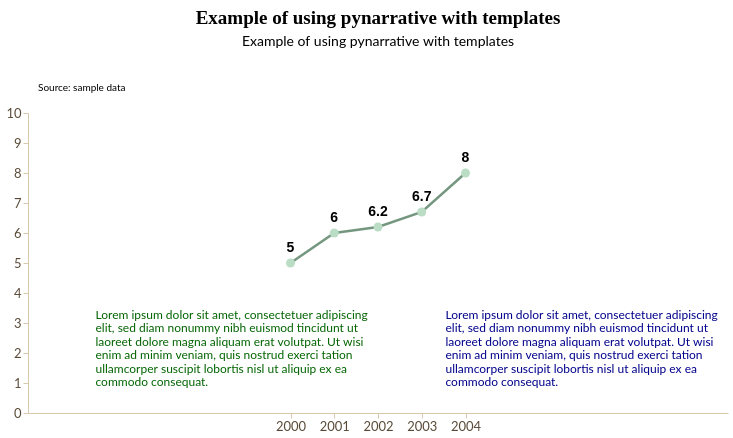

The code cell stored with this chart in its notebook:
### Markdown cell above
Data story with **line chart**

### Code cell
story = (
    pn.Story(
    #Builing the Story class object
        data = year_value,
        width = 700,
        height = 300,
        template = greenTemplate #Using greenTemplate
    )

    #Method invocation
    #Line chart
    .mark_line(
        point = True
    )

    #Data encoding
    .encode(
        #We need both quantitative axis to add annotation
        x = alt.X(
            "year:Q",
            title = "", 
            axis = alt.Axis(
                format = "d",
                values = list(range(2000, 2005))
            ),
            scale = alt.Scale(domain=[1995, 2010])
        ),
        y = alt.Y(
            "value:Q",
            title = "",
            scale = alt.Scale(domain=[0, 10])
        )
    )
    
    #Data source
    .add_source(
        text = "Source: sample data",
        position = "top",
        align = "left"
    )
    
    #Title and subtitle
    .add_title(
        title = "Example of using pynarrative with templates",
        subtitle = "Example of using pynarrative with templates",
        align = "center"
    )

    .add_labels_chart(
        values = "value:Q",
        font_weight = "bold",
        font_size = 14,
        dy = -15
    )

    .add_annotation(
        x = 1995,
        y = 3,
        text = "Lorem ipsum dolor sit amet, consectetuer adipiscing elit, sed diam nonummy nibh euismod tincidunt ut laoreet dolore magna aliquam erat volutpat. Ut wisi enim ad minim veniam, quis nostrud exerci tation ullamcorper suscipit lobortis nisl ut aliquip ex ea commodo consequat.",
        text_color = "darkgreen"
    )

    .add_annotation(
        x = 2003,
        y = 3,
        text = "Lorem ipsum dolor sit amet, consectetuer adipiscing elit, sed diam nonummy nibh euismod tincidunt ut laoreet dolore magna aliquam erat volutpat. Ut wisi enim ad minim veniam, quis nostrud exerci tation ullamcorper suscipit lobortis nisl ut aliquip ex ea commodo consequat.",
        text_color = "darkblue"
    )

    .render()
)

story

### Figure 1 — Vega-Lite specification as saved in the notebook (floating-point values rounded to 4 significant figures)
{"config": {"view": {"continuousWidth": 300, "continuousHeight": 300, "strokeWidth": 0}, "axis": {"domainColor": "#d8c9ad", "grid": false, "labelColor": "#594a37", "labelFont": "Lato", "labelFontSize": 13, "tickColor": "#d8c9ad", "titleColor": "#000000", "titleFont": "Lato", "titleFontSize": 14}, "bar": {"color": "rgb(117, 151, 127)"}, "legend": {"labelColor": "#594a37", "labelFont": "Lato", "labelFontSize": 12, "titleColor": "#000000", "titleFont": "Lato", "titleFontSize": 12}, "line": {"color": "rgb(117, 151, 127)"}, "mark": {"strokeWidth": 2.5}, "point": {"color": "rgb(187, 221, 197)", "filled": true, "size": 80}, "range": {"category": ["rgb(117, 151, 127)", "rgb(187, 221, 197)", "#348035", "#a46cc2", "#d96027"]}, "title": {"color": "#000000", "font": "Lato", "fontSize": 19}}, "vconcat": [{"layer": [{"mark": {"type": "text", "align": "center", "baseline": "top", "color": "#000000", "font": "Montserrat", "fontSize": 19, "fontWeight": "bold", "text": "Example of using pynarrative with templates"}, "encoding": {"x": {"value": 350.0}, "y": {"value": 4}}}, {"mark": {"type": "text", "align": "center", "baseline": "top", "color": "#000000", "font": "Lato", "fontSize": 14, "text": "Example of using pynarrative with templates"}, "encoding": {"x": {"value": 350.0}, "y": {"value": 30}}}], "data": {"name": "data-6fad5c34291b82fc9632cbce143d677a"}, "height": 58, "width": 700}, {"layer": [{"mark": {"type": "line", "point": true}, "encoding": {"x": {"axis": {"format": "d", "values": [2000, 2001, 2002, 2003, 2004]}, "field": "year", "scale": {"domain": [1995, 2010]}, "title": "", "type": "quantitative"}, "y": {"field": "value", "scale": {"domain": [0, 10]}, "title": "", "type": "quantitative"}}}, {"mark": {"type": "text", "align": "center", "angle": 0, "color": "rgb(0, 0, 0)", "dx": 0, "dy": -15, "fontSize": 14, "fontWeight": "bold", "lineBreak": "\n"}, "encoding": {"text": {"field": "value", "type": "quantitative"}, "x": {"axis": {"format": "d", "values": [2000, 2001, 2002, 2003, 2004]}, "field": "year", "scale": {"domain": [1995, 2010]}, "title": "", "type": "quantitative"}, "y": {"field": "value", "scale": {"domain": [0, 10]}, "title": "", "type": "quantitative"}}}, {"data": {"name": "data-6fad5c34291b82fc9632cbce143d677a"}, "mark": {"type": "text", "align": "left", "baseline": "bottom", "color": "rgb(0, 0, 0)", "font": "Lato", "fontSize": 10, "lineBreak": "\n", "text": "Source: sample data"}, "encoding": {"x": {"value": 10}, "y": {"value": -20}}}, {"layer": [{"mark": {"type": "rect", "color": "rgba(255, 255, 255, 0.5)", "cornerRadius": 24.0, "opacity": 1.0, "stroke": "transparent", "strokeWidth": 2.0}, "encoding": {"x": {"field": "box_x1", "type": "quantitative"}, "x2": {"field": "box_x2"}, "y": {"field": "box_y1", "type": "quantitative"}, "y2": {"field": "box_y2"}}}, {"mark": {"type": "text", "align": "left", "baseline": "top", "color": "darkgreen", "font": "Lato", "fontSize": 12, "lineBreak": "\n", "lineHeight": 13.5, "text": "Lorem ipsum dolor sit amet, consectetuer adipiscing\nelit, sed diam nonummy nibh euismod tincidunt ut\nlaoreet dolore magna aliquam erat volutpat. Ut wisi\nenim ad minim veniam, quis nostrud exerci tation\nullamcorper suscipit lobortis nisl ut aliquip ex ea\ncommodo consequat."}, "encoding": {"x": {"field": "text_x", "type": "quantitative"}, "y": {"field": "text_y", "type": "quantitative"}}}], "data": {"name": "data-f902e83e5a7ce870a17922559892bbef"}}, {"layer": [{"mark": {"type": "rect", "color": "rgba(255, 255, 255, 0.5)", "cornerRadius": 24.0, "opacity": 1.0, "stroke": "transparent", "strokeWidth": 2.0}, "encoding": {"x": {"field": "box_x1", "type": "quantitative"}, "x2": {"field": "box_x2"}, "y": {"field": "box_y1", "type": "quantitative"}, "y2": {"field": "box_y2"}}}, {"mark": {"type": "text", "align": "left", "baseline": "top", "color": "darkblue", "font": "Lato", "fontSize": 12, "lineBreak": "\n", "lineHeight": 13.5, "text": "Lorem ipsum dolor sit amet, consectetuer adipiscing\nelit, sed diam nonummy nibh euismod tincidunt ut\nlaoreet dolore magna aliquam erat volutpat. Ut wisi\nenim ad minim veniam, quis nostrud exerci tation\nullamcorper suscipit lobortis nisl ut aliquip ex ea\ncommodo consequat."}, "encoding": {"x": {"field": "text_x", "type": "quantitative"}, "y": {"field": "text_y", "type": "quantitative"}}}], "data": {"name": "data-939f12673e3b42739e14ad9098cdbdbb"}}], "data": {"name": "data-48f216cf3ae54f3e6f62eb97062f5571"}, "height": 300, "width": 700}], "center": true, "resolve": {"axis": {"x": "shared", "y": "shared"}}, "$schema": "https://vega.github.io/schema/vega-lite/v6.4.1.json", "datasets": {"data-6fad5c34291b82fc9632cbce143d677a": [{"_": 0}], "data-48f216cf3ae54f3e6f62eb97062f5571": [{"year": 2000, "value": 5.0}, {"year": 2001, "value": 6.0}, {"year": 2002, "value": 6.2}, {"year": 2003, "value": 6.7}, {"year": 2004, "value": 8.0}], "data-f902e83e5a7ce870a17922559892bbef": [{"subject_x": 1995.0, "subject_y": 3.0, "connector_x": 1995.0, "connector_y": 3.195, "tip_x": 1995.0, "tip_y": 3.01, "box_x1": 1995.0, "box_x2": 1998.0, "box_y1": 2.085, "box_y2": 3.6, "text_x": 1996.0, "text_y": 3.45}], "data-939f12673e3b42739e14ad9098cdbdbb": [{"subject_x": 2003.0, "subject_y": 3.0, "connector_x": 2003.0, "connector_y": 3.195, "tip_x": 2003.0, "tip_y": 3.01, "box_x1": 2003.0, "box_x2": 2006.0, "box_y1": 2.085, "box_y2": 3.6, "text_x": 2004.0, "text_y": 3.45}]}}
